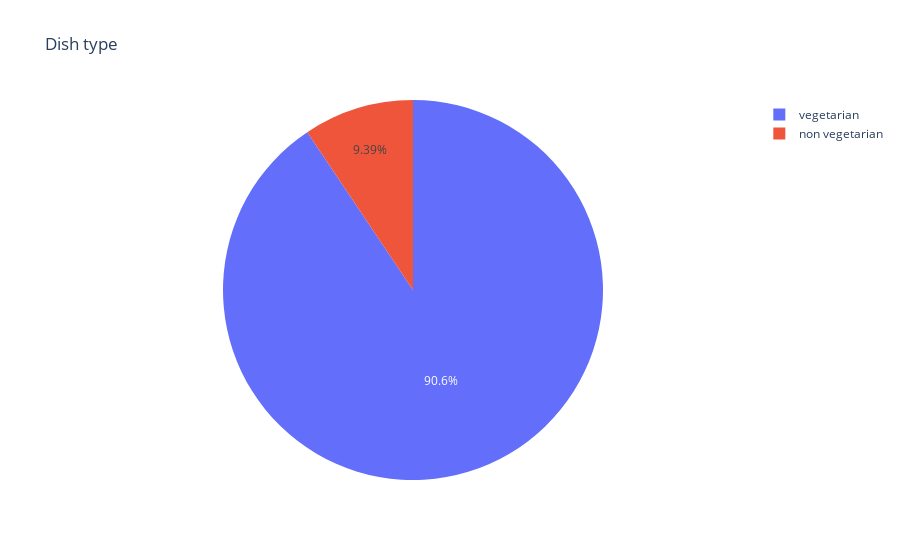

This figure's notebook cell:
### Code cell
# Calculating No. of veg & Non-veg dishes
px.pie(df, names='diet', title='Dish type')

### Figure 1 — Plotly figure (JSON) as saved in the notebook; plotly's stock layout.template omitted (floating-point values rounded to 4 significant figures; data arrays with more than 128 entries replaced by an {"elided": "..."} marker saying what was removed)
{"data": [{"domain": {"x": [0, 1], "y": [0, 1]}, "hovertemplate": "diet=%{label}<extra></extra>", "labels": {"elided": "181 str values"}, "legendgroup": "", "name": "", "showlegend": true, "type": "pie"}], "layout": {"legend": {"tracegroupgap": 0}, "title": {"text": "Dish type"}}}
